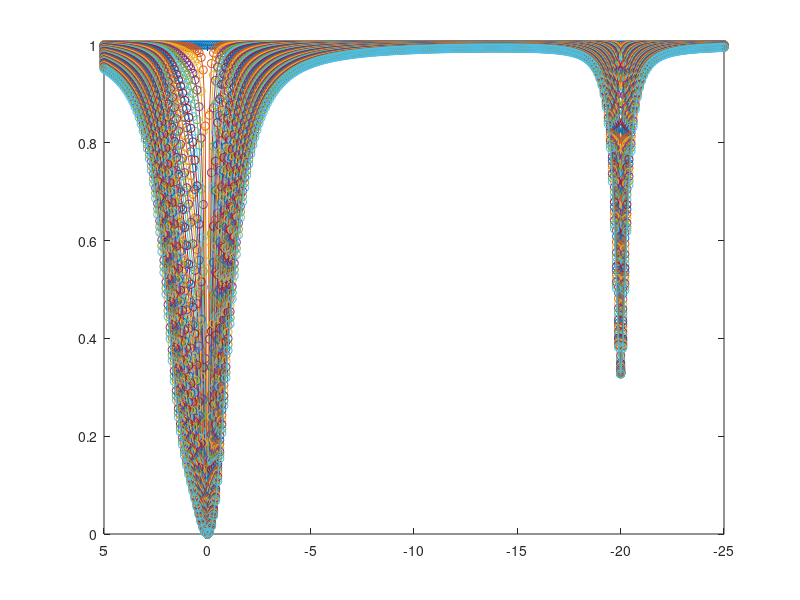
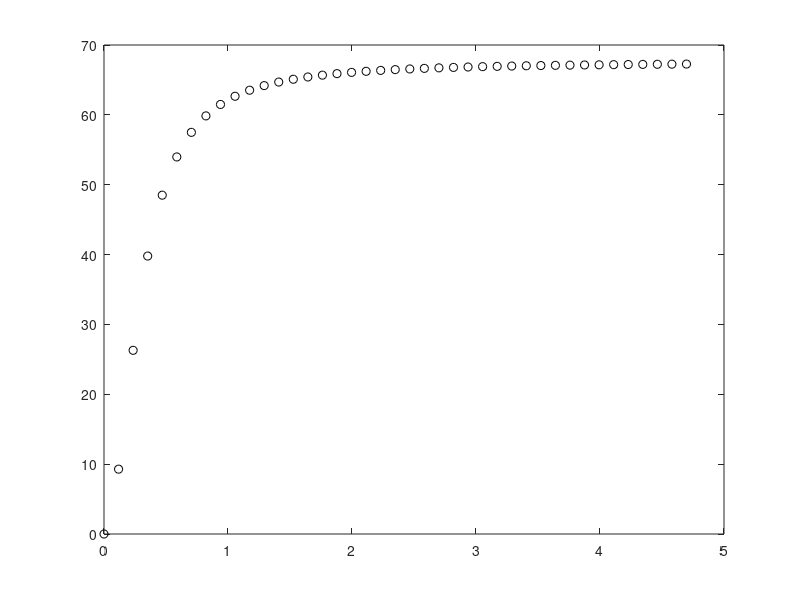

The MATLAB source for these figures, in order: (Note: this script raises an error after producing the figures.)
% W---RelayOH---G
% initial magnetization: M10,M20,M30
clc;
clear;

R11=1/12;   % R11: R1 for I; R12: R1 for S
R21=1/1;R22=1/0.01; R23=1/0.01;  % R21: R2 for I; R22: R2 for S
wa=0;  w2=1.2; w3=-20;
plist = 0.1;
pp = 0; ww=0; wplist = 0:5:200;
p = plist
pp = pp+1;
k21 = [4000] 

k12 = k21*p/110;
u23 = 40; u32 = u23;

nindex = 0;
for n23 = [-200:10:-10]; 
    
    n32 = n23;
R12=-n23;R13=-n23;
nindex = nindex+1;
ww = 0;
for wp=wplist
    ww = ww+1;
    
t=100%mxing time
dwa=-25:0.1:5;
nn=length(dwa);
for j=1:nn
    dw1=(wa-dwa(j))*750*2*pi;
    dw2=(wa-dwa(j)+w2)*750*2*pi;  
    dw3=(wa-dwa(j)+w3)*750*2*pi;  
M10=110; M20 = p; M30 = p;
M0=[0.5 0 0 M10 0 0 M20 0 0 M30]; 
% pulse period
%    wp=2*pi*2;
   wx=0;wy=wp*2*pi;
P =[0                       0       0       0       0       0       0       0    0   0;...
    0                       R21+k12 dw1     -wy     -k21    0       0       0    0   0;...
    0                       -dw1    R21+k12 wx      0       -k21    0       0    0   0;...
    -2*M10*R11              wy      -wx     R11+k12 0       0       -k21    0    0   0;...
    0                       -k12    0       0       R22+k21 dw2     -wy     u32  0   0;...
    0                       0       -k12    0       -dw2    R22+k21 wx      0    u32 0;...
    -2*M20*R12-2*n32*M30    0       0       -k12    wy      -wx     R12+k21 0    0   n32;...
    0                       0       0       0       u23       0       0     R23  dw3 -wy;...
    0                       0       0       0       0       u23       0     -dw3 R23 wx;...
    -2*M30*R13-2*n23*M20    0       0       0       0       0       n23     wy   -wx R13];

temp1=expm(-P*t)*M0';    
M1(j)=temp1(4)/M10;
end
figure(1);plot(dwa,M1,'o-'); hold on;
signal(ww) =1- M1(dwa == w3);
set(gca,'XDir','reverse')
end 


figure(2); plot(wplist/42.577,signal*100,'ko'); hold on
X = wplist/42.577;
Y(:) = signal*100;
g = fittype(@(a, b, x) a*b*x.^2./(1+a*x.^2),'independent',{'x'}, 'dependent','y');

zfit = fit(X', Y',g, 'StartPoint', [0.01, 50])
ci = confint(zfit,0.68)

Xplot =0:0.05:5;zplot = zfit(Xplot);
plot(Xplot, zplot,'r-')

e_sim(nindex) = zfit.b/100/p*110;
e_cal(nindex) = -n23/((R13+k21)*(R11+k12)/k21-k12);

% e_sim2(nindex) = zfit.b;
% e_cal2(nindex) = (-n23/((R13+k21)*(R11+k12)/k21-k12)) * (M30/110)*100;
xlabel('B_1 (\muT)');
ylabel('glycoNOE intensity (%)')
set(gca, 'xlim',[0,5],'fontsize',20)

end
%%
figure(3);
plot([-200:10:-10],e_sim,'ko');
hold on;
plot([-200:10:-10],e_cal,'r-');

%%
figure(4);
plot(e_sim,e_cal,'ko');
title('Enhancement factor')
xlabel('Numerical simulation');
ylabel('Analytical calculation');
set(gca,'fontsize',20,'xlim',[0,800],'ylim',[0,800],'xtick',[100:200:1000],...
    'ytick',[100:200:1000]);
hold on; plot([0:800],[0:800],'k--')
h=gcf;
set(h,'Position',[50 50 400 400]);
set(h,'PaperOrientation','landscape');